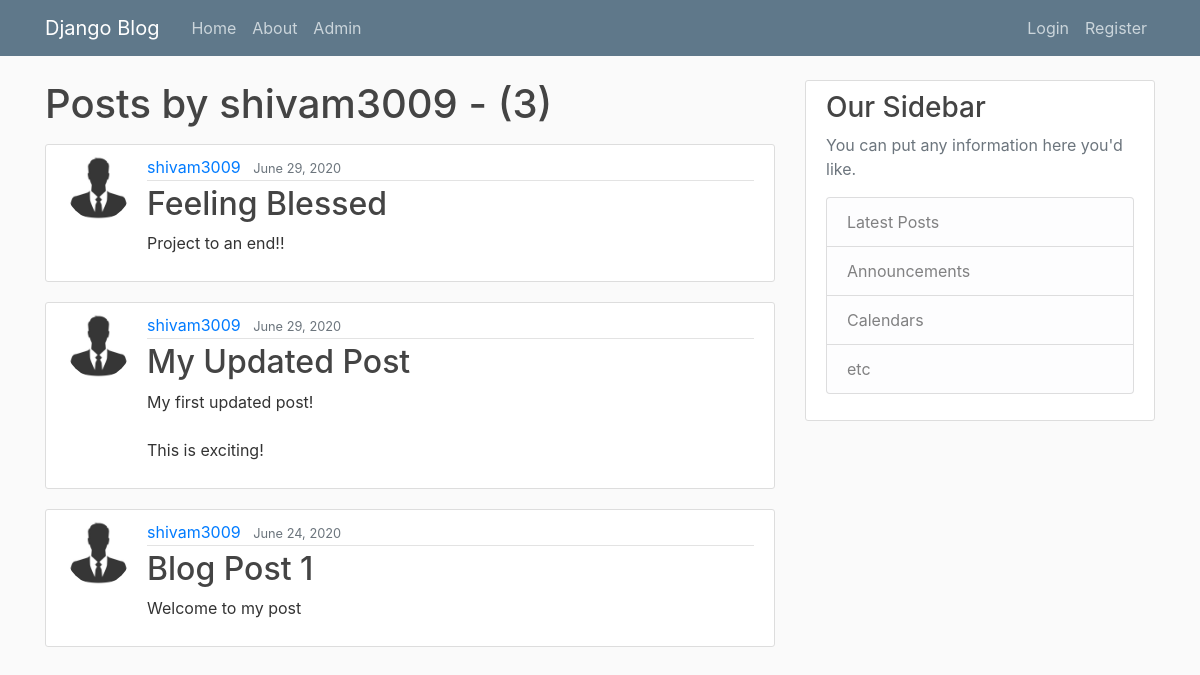
Page /user/shivam3009 on the committed database.
### blog/models.py (models this page shows, shortened)
class Post(models.Model):
	title = models.CharField(max_length=256)
	content = models.TextField()
	date_posted = models.DateTimeField(default = timezone.now)
	author = models.ForeignKey('auth.User',on_delete=models.CASCADE)

### users/models.py (models this page shows, shortened)
class Profile(models.Model):
	user = models.OneToOneField(User,on_delete=models.CASCADE)
	image = models.ImageField(upload_to="profile_pics",default='profile_pics/default.jpg', blank=True, null=True)

### blog/views.py (the view)
# urls.py: path('user/<str:username>',UserPostListView.as_view(),name='user-posts'),
class UserPostListView(ListView):
	model = Post
	template_name = 'blog/user_posts.html' #<app>/<models>_<viewtype>.html
	context_object_name = 'posts'
	paginate_by = 3
	def get_queryset(self):
		user = get_object_or_404(User,username = self.kwargs.get('username'))
		return Post.objects.filter(author=user).order_by('-date_posted')

### blog/templates/blog/user_posts.html (shortened to what this page needs)
{% extends "blog/base.html" %}
{% block content %}
<h1 class="mb-3">Posts by {{ view.kwargs.username }} - ({{ page_obj.paginator.count }})</h1>
	{% for post in posts %}
		<article class="media content-section">
			<img class="rounded-circle article-img" src="{{ post.author.profile.image.url }}">
		  <div class="media-body">
		    <div class="article-metadata">
		      <a class="mr-2" href="{% url 'user-posts' post.author.username %}">{{ post.author }}</a>
		      <small class="text-muted">{{ post.date_posted|date:"F d, Y" }}</small>
		    </div>
		    <h2><a class="article-title" href="{% url 'post-detail' post.id %}">{{ post.title }}</a></h2>
		    <p class="article-content">{{ post.content }}</p>
		  </div>
		</article>
	{% endfor %}
{% endblock %}

### blog/static/blog/main.css (style rules this page uses)
body { background: #fafafa; color: #333333; margin-top: 5rem; }
h1, h2, h3, h4, h5, h6 { color: #444444; }
.content-section { background: #ffffff; padding: 10px 20px; border: 1px solid #dddddd; border-radius: 3px; margin-bottom: 20px; }
.article-title { color: #444444; }
.article-content { white-space: pre-line; }
.article-img { height: 65px; width: 65px; margin-right: 16px; }
.article-metadata { padding-bottom: 1px; margin-bottom: 4px; border-bottom: 1px solid #e3e3e3 }

### rows in the picture
Post: author.profile.image (placeholder picture), author "shivam3009", date_posted "June 29, 2020", title "Feeling Blessed", content "Project to an end!!"
Post: author.profile.image (placeholder picture), author "shivam3009", date_posted "June 29, 2020", title "My Updated Post", content "My first updated post! This is exciting!"
Post: author.profile.image (placeholder picture), author "shivam3009", date_posted "June 24, 2020", title "Blog Post 1", content "Welcome to my post"

### other values in the picture
{{ view.kwargs.username }} "shivam3009"
{{ page_obj.paginator.count }} "3"
